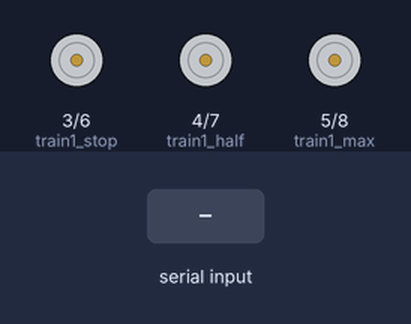
This sketch was run on a simulated Arduino Uno, built with avr-gcc and run on an emulated ATmega328P. On the bench: motor-driver pin pairs drawn as motors (green arrow = first pin HIGH = forward, orange = second pin HIGH = backward, longer = more drive). The inputs (shaded band) are chosen by the test bench. What the sketch prints to the serial monitor is not drawn.

Above: at 1.2 s.
1.3 s: "S\n" received over Serial
2.8 s: "H\n" received over Serial
At 3.3 s:
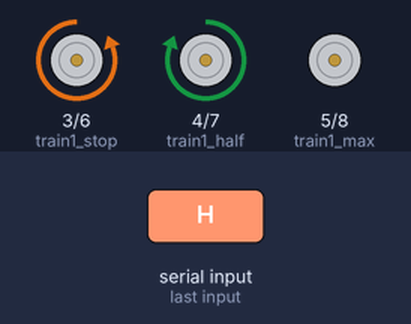
4.3 s: "M\n" received over Serial
At 5.5 s:
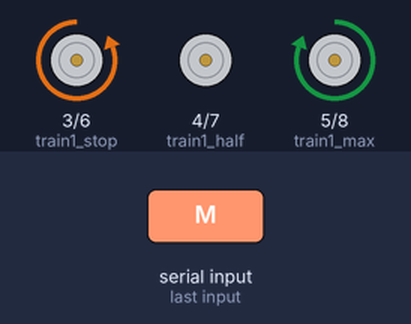
Timing chart, 0 to 7.3 s (numbered marks = the images above; inputs shaded):
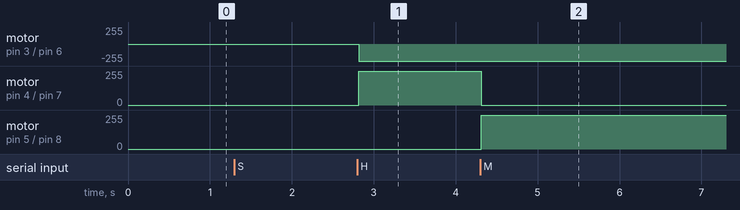

The sketch:

simple_serial.ino
```cpp
char central_train[2] = "SS";
String central_vacancy = "FFFFFFFFRRRRRRRR";
String speed_serial = "";
int train1_stop = 3;
int train1_half = 4;
int train1_max = 5;
int train2_stop = 6;
int train2_half = 7;
int train2_max = 8;
const byte numChars = 3;
boolean newData = false;

void setup() {
  // put your setup code here, to run once:
  Serial.begin(9600);
  pinMode(train1_stop, OUTPUT);
  pinMode(train1_half, OUTPUT);
  pinMode(train1_max, OUTPUT);
  pinMode(train2_stop, OUTPUT);
  pinMode(train2_half, OUTPUT);
  pinMode(train2_max, OUTPUT);
}

void loop() {
  // put your main code here, to run repeatedly:
  recvWithEndMarker();
  showNewData();
  Serial.println(central_vacancy);
}

void recvWithEndMarker() {
  static byte ndx = 0;
  char endMarker = '\n';
  char rc;

  while (Serial.available() > 0 && newData == false) {
    rc = Serial.read();

    if (rc != endMarker) {
      central_train[ndx] = rc;
      ndx++;
      if (ndx >= numChars) {
        ndx = numChars - 1;
      }
    }
    else {
      central_train[ndx] = '\n'; // terminate the string
      ndx = 0;
      newData = true;
    }
  }
}

void showNewData() {
  if (newData == true) {
    if (central_train[0] == 'S') {
      digitalWrite(train1_stop, HIGH);
      digitalWrite(train1_half, LOW);
      digitalWrite(train1_max, LOW);
    }
    if (central_train[0] == 'H') {
      digitalWrite(train1_stop, LOW);
      digitalWrite(train1_half, HIGH);
      digitalWrite(train1_max, LOW);
    }
    if (central_train[0] == 'M') {
      digitalWrite(train1_stop, LOW);
      digitalWrite(train1_half, LOW);
      digitalWrite(train1_max, HIGH);
    }{
      digitalWrite(train2_stop, HIGH);
      digitalWrite(train2_half, LOW);
      digitalWrite(train2_max, LOW);
    }
    if (central_train[1] == 'H') {
      digitalWrite(train2_stop, LOW);
      digitalWrite(train2_half, HIGH);
      digitalWrite(train2_max, LOW);
    }
    if (central_train[1] == 'M') {
      digitalWrite(train2_stop, LOW);
      digitalWrite(train2_half, LOW);
      digitalWrite(train2_max, HIGH);
    }
  }
  newData = false;
}
```

Measured:
- after the input at 2.8 s, motor on pin 3 (train1_stop) / pin 6 (train2_stop): stopped → backward 255/255 at once; motor on pin 4 (train1_half) / pin 7 (train2_half): stopped → forward 255/255 at once
- after the input at 4.3 s, motor on pin 4 (train1_half) / pin 7 (train2_half): forward 255/255 → stopped at once; motor on pin 5 (train1_max) / pin 8 (train2_max): stopped → forward 255/255 at once
